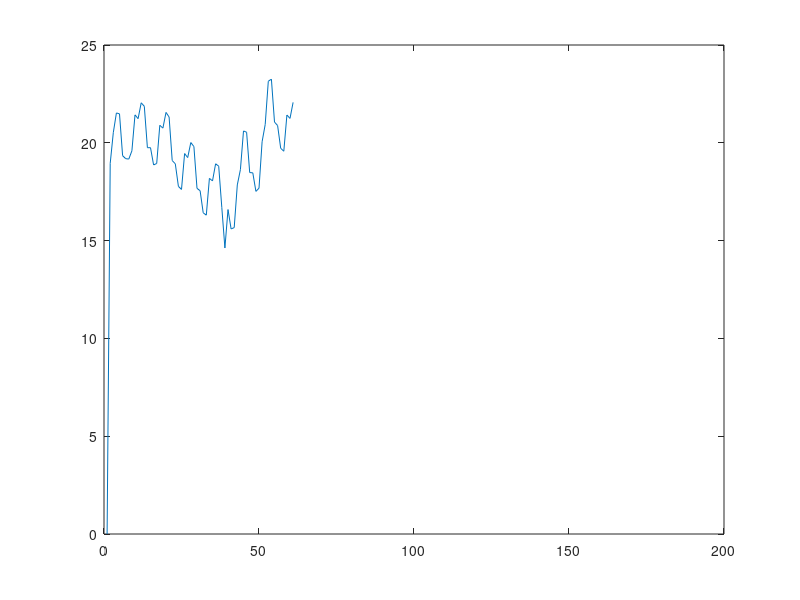

Here is the MATLAB script that generated this plot:
clear all
clc


%Se toman las transformadas
file = csvread("dataEMGtargetnum.csv");

FFT1 = file(:,1);
FFT2 = file(:,2);
FFT3 = file(:,3);
FFT4 = file(:,4);
FFT5 = file(:,5);
FFT6 = file(:,6);
FFT7 = file(:,7);
target = file(:,8);

[r p] = size(file);

suma1 = 0;
suma = 0;

%Parametros de ajuste de los pesos
alfa1 = 0.0000125;
alfa2 = 0.0001;
alfa3 = 0.000008;
alfa=0.3;
%% Estructurade la red

N1 = 21; %Capa de entrada
N2 = 52; %Primer capa oculta
N3 = 24; %Segunda capa oculta
N4 = 1;  %Capa de salida

%Pesos
%W1 tiene el tamano de N1 multiplicado por N2
W1 = randn(N1, N2);
%W2 tiene el tamano de N2 multiplicado por N3
W2 = randn(N2, N3);
%W3 tiene el tamano de N3 multiplicado por N4
W3 = randn(N3, N4);

m4 = 3;

Se = [];

Se(1) = 0;

grad1 = zeros(N1, 1);
grad2 = zeros(N2, 1);
grad3 = zeros(N3, 1);

% Parametros de la funcion sigmoide, tienen que ser el numero de entradas

% Para la funcion sigmoide 1
a1 = ones(N1, 1);
b1 = 0.1*ones(N1, 1);
c1 = ones(N1, 1);
d1 = ones(N1, 1);

% Para la funcion sigmoide 2
a2 = ones(N2, 1);
b2 = 0.1*ones(N2, 1);
c2 = ones(N2, 1);
d2 = ones(N2, 1);

% Para la funcion sigmoide 3
a3 = ones(N3, 1);
b3 = 0.1*ones(N3, 1);
c3 = ones(N3, 1);
d3 = ones(N3, 1);

%Dentro de este ciclo for se realiza el movimiento de la ventana para ir
%asignando los valores a cada una de las entradas, de manera que podamos
%recorrernos a traves de todo el documento de los datos adquiridos
for n = 2:1:length(file)-2
    
    
    %Asignamos los valores de las transformadas de fourier a nuestras
    %entradas
    u1 = [FFT1(n,1),FFT2(n,1),FFT3(n,1),FFT4(n,1),FFT5(n,1),FFT6(n,1),FFT7(n,1)];
    u2 = [FFT1(n + 1,1),FFT2(n + 1,1),FFT3(n + 1,1),FFT4(n + 1,1),FFT5(n + 1,1),FFT6(n + 1,1),FFT7(n + 1,1)];
    u3 = [FFT1(n + 2,1),FFT2(n + 2,1),FFT3(n + 2,1),FFT4(n + 2,1),FFT5(n + 2,1),FFT6(n + 2,1),FFT7(n + 2,1)];
    
    %Vector para la primera capa de tamano 21
    uA = [u1 u2 u3];
    
    %Funcion de activavion exponencial de forma a / (1 + exp (-c * (x - b))) + d
    %Primera capa
    for i1 = 1:N1
    
        Sig1(i1,1) = (a1(i1) / (1 + exp(-c1(i1) * (uA(i1) - b1(i1))))) + d1(i1);   
        
        dSig1(i1,1)= (a1(i1) / (1 + exp(-c1(i1) * (uA(i1) - b1(i1))))) * ((c1(i1)*exp(-c1(i1) * (uA(i1) - b1(i1)) )) / (1 + exp(-c1(i1) * (uA(i1) - b1(i1)) )) );   
    
    end

    %Vector para la segunda capa de tamano 52
    %Se realiza una transposicion de los datos de W1 para poder multiplicar y
    %que nos quede solamente la N de la siguiente capa
    uB = W1' * Sig1;

    %Segunda capa
    for i2 = 1:N2
    
        Sig2(i2,1) = (a2(i2) / (1 + exp(-c2(i2) * (uB(i2) - b2(i2))))) + d2(i2);   
        
        dSig2(i2,1)= (a2(i2) / (1 + exp(-c2(i2) * (uB(i2) - b2(i2))))) * ((c2(i2)*exp(-c2(i2) * (uB(i2) - b2(i2)) )) / (1 + exp(-c2(i2) * (uB(i2) - b2(i2)) )) );   
    
    end

    %Vector para la tercera capa de tamano 24
    uC = W2' *  Sig2;

    %Tercera capa
    for i3 = 1:N3
    
        Sig3(i3,1) = (a3(i3) / (1 + exp(-c3(i3) * (uC(i3) - b3(i3))))) + d3(i3);   
        
        dSig3(i3,1)= (a3(i3) / (1 + exp(-c3(i3) * (uB(i3) - b3(i3))))) * ((c3(i3)*exp(-c3(i3) * (uC(i3) - b3(i3)) )) / (1 + exp(-c3(i3) * (uC(i3) - b3(i3)) )) );   
    
    end

    %Cuarta capa
    %se transpone n de manera que se multiplique (nx1) x (1xn) = n
    Mov_NN(n) = m4 * (W3' * Sig3);

    %% backpropagation

    e(n) = target(n) - Mov_NN(n);
    
    figure(1)
    plot(e)
    pause(0.1)
    Se = Se + 0.5 * e(n)^2;

    grad3 =  (-2 * (e(n) * m4 * Sig3));
    
    grad2 =  ( -2 * (e(n) * Mov_NN(n) * Sig2 * W3' * diag(dSig3)));

    grad1 =  (-2 * (e(n) * Mov_NN(n) * Sig1 * (W3' * diag(dSig3)) * (W2'*diag(dSig2) )));
  
    

    W3 = W3 - alfa3 * grad3;
    W2 = W2 - alfa2 * grad2;
    W1 = W1 - alfa1 * grad1;
end

%     % Para calcular sumatoria para W1
%     for n1 = 1:length(entradas)
%         sumaW1 = (y1ast - vaux2.*(W1 .* vaux1.*(entradas(n1)))) .* (vaux2.*(W1 .* vaux1.*(entradas(n1)))) .* (vaux1.*(entradas(n1)))
%         suma = suma + sumaW1;
%     end
%     % Regresa la suma de 3 vectores auxiliares que se dan por las entradas u
%     
%     % Para calcular el peso
%     W1 = W1 - (alfa1 * (-2) .* suma);
%     %Regresa un solo vector del tamanio del vector auxiliar
%     
%     % Para calcular sumatoria para W2
%     for n2 = 1:length(entradas)
%         sumaW2 = (y1ast - vaux3 .* (W2 .* vaux2.*(W1 .* vaux1(entradas(n2))))) .* ...
%             (vaux3 .*(W2 .* vaux2 .* (W1 .* vaux1(entradas(n2))))) .* ...
%             (vaux2 .* (W1 .* vaux1 .*(entradas(n2))))
%         suma2 = suma2 + sumaW2;
%     end
%     % Regresa la suma de 3 vectores auxiliares que se dan por las entradas u
%     
%     % Para calcular el peso
%     W2 = W2 - (alfa2 * (-2) .* suma2);
%     %Regresa un solo vector del tamanio del vector auxiliar
%     
%     % Para calcular sumatoria para W3
%     for n3 = 1:length(entradas)
%         sumaW3 = (y1ast - vaux4 .* (W3 .* vaux3.*(W2 .* vaux2 .* (W1 .* vaux1 .* (entradas(n3))))) .* ...
%             (vaux4 .*(W3 .* vaux3 .* (W2 .* vaux2 .* (W1 .* vaux1 .* (entradas(n3)))))) .* ...
%             (vaux3 .* (W2 .* vaux2 .* (W1 .* vaux1 .* (entradas(n3))))))
%         suma3 = suma3 + sumaW3;
%     end
%     % Regresa la suma de 3 vectores auxiliares que se dan por las entradas u
%     
%     % Para calcular el peso
%     W3 = W3 - (alfa3 * (-2) .* suma3);

%Regresa un solo vector del tamanio del vector auxiliar

% W1 = W1 - (alfa1 * (-2) 
% * sum(y1ast - v2[0](W1 * v1[0](u1))) * 
% (v2[0](W1 * v1[0](u1))) * (v1[0](u1)));
% 
% W2 = W2 - (alfa2 * (-2) 
% * sum(y1ast - v3[0](W2 * v2[0](W1 * v1(u1)))) * 
% (v3[0](W2 * v2[0](W1 * v1(u1)))) * (v2[0](W1 * v1(u1))));
% 
% W3 = W3 - (alfa3 * (-2) 
% * sum(y1ast - v4[0](W3 * v3[0](W2 * v2(W1 * v1(u1))))) * 
% (v4[0](W3 * v3[0](W2 * v2(W1 * v1(u1))))) * 
% (v3[0](W2 * v2(W1 * v1(u1)))));